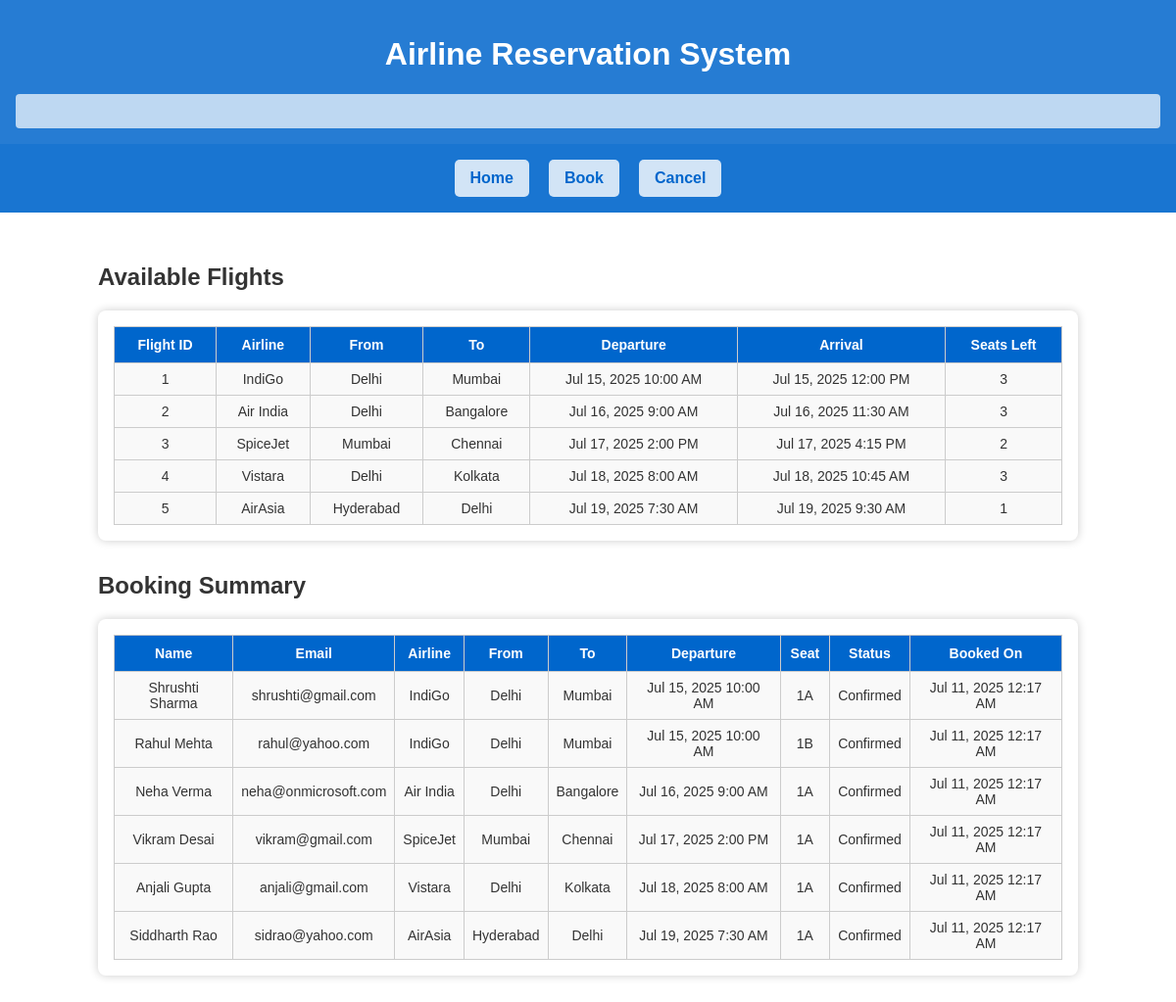
The page / on the database its author committed.
### tables this page shows
CREATE TABLE `Flights` (
  `FlightID` int NOT NULL,
  `Airline` varchar(50) DEFAULT NULL,
  `Origin` varchar(50) DEFAULT NULL,
  `Destination` varchar(50) DEFAULT NULL,
  `DepartureTime` datetime DEFAULT NULL,
  `ArrivalTime` datetime DEFAULT NULL,
  `TotalSeats` int DEFAULT NULL
);

CREATE TABLE `Bookings` (
  `BookingID` int NOT NULL,
  `CustomerID` int DEFAULT NULL,
  `FlightID` int DEFAULT NULL,
  `BookingDate` datetime DEFAULT CURRENT_TIMESTAMP,
  `Status` enum('Confirmed','Cancelled') DEFAULT 'Confirmed'
);

CREATE TABLE `Customers` (
  `CustomerID` int NOT NULL,
  `FullName` varchar(100) NOT NULL,
  `Email` varchar(100) NOT NULL,
  `Phone` varchar(15) DEFAULT NULL,
  `PassportNo` varchar(20) DEFAULT NULL
);

### index.php (the view, shortened to what this page needs)
<?php
include 'db.php';
?>
<!DOCTYPE html>
<html>
<head>
    <link rel="stylesheet" href="style.css">
</head>
<body>
<div class="overlay">
    <header>
        <h1>Airline Reservation System</h1>
        <div class="scrolling-text" data-text="✈️ Fly With Us Today!! ✈️"></div>
    </header>
    <nav>
        <a href="index.php">Home</a>
        <a href="book.php">Book</a>
        <a href="cancel.php">Cancel</a>
    </nav>
    <main>
        <h2>Available Flights</h2>
        <?php
        $result = mysqli_query($conn, "
            SELECT F.*,
                   (F.TotalSeats - COUNT(S.SeatID)) AS SeatsAvailable
            FROM Flights F
            LEFT JOIN Seats S ON F.FlightID = S.FlightID AND S.IsBooked = TRUE
            GROUP BY F.FlightID
            HAVING SeatsAvailable > 0
            ORDER BY F.DepartureTime
        ");
        if (mysqli_num_rows($result) > 0) {
            echo "<div class='table-box'><table><tr>
                    <th>Flight ID</th><th>Airline</th><th>From</th><th>To</th>
                    <th>Departure</th><th>Arrival</th><th>Seats Left</th>
                  </tr>";
            while ($row = mysqli_fetch_assoc($result)) {
                echo "<tr>
                        <td>{$row['FlightID']}</td>
                        <td>{$row['Airline']}</td>
                        <td>{$row['Origin']}</td>
                        <td>{$row['Destination']}</td>
                        <td>" . date('M j, Y g:i A', strtotime($row['DepartureTime'])) . "</td>
                        <td>" . date('M j, Y g:i A', strtotime($row['ArrivalTime'])) . "</td>
                        <td>{$row['SeatsAvailable']}</td>
                      </tr>";
            }
            echo "</table></div>";
        } else {
            echo "<p>No flights available.</p>";
        }
        ?>
        <h2>Booking Summary</h2>
        <?php
        $query = "
            SELECT
                C.FullName,
                C.Email,
                F.Airline,
                F.Origin,
                F.Destination,
                F.DepartureTime,
                B.BookingDate,
                B.Status,
                (SELECT SeatNumber FROM Seats WHERE BookingID = B.BookingID LIMIT 1) AS SeatNumber
            FROM Bookings B
            JOIN Customers C ON B.CustomerID = C.CustomerID
            JOIN Flights F ON B.FlightID = F.FlightID
            WHERE B.Status = 'Confirmed'
            ORDER BY B.BookingDate DESC
        ";
        $result = mysqli_query($conn, $query);
        if (mysqli_num_rows($result) > 0) {
            echo "<div class='table-box'><table><tr>
                    <th>Name</th><th>Email</th><th>Airline</th><th>From</th><th>To</th>
                    <th>Departure</th><th>Seat</th><th>Status</th><th>Booked On</th>
                  </tr>";
            while ($row = mysqli_fetch_assoc($result)) {
                echo "<tr class='booking-highlight'>
                        <td>{$row['FullName']}</td>
                        <td>{$row['Email']}</td>
                        <td>{$row['Airline']}</td>
                        <td>{$row['Origin']}</td>
                        <td>{$row['Destination']}</td>
                        <td>" . date('M j, Y g:i A', strtotime($row['DepartureTime'])) . "</td>
                        <td>{$row['SeatNumber']}</td>
                        <td>{$row['Status']}</td>
                        <td>" . date('M j, Y g:i A', strtotime($row['BookingDate'])) . "</td>
                      </tr>";
            }
            echo "</table></div>";
        } else {
            echo "<p>No bookings found.</p>";
        }
        ?>
    </main>
</div>
</body>
</html>

### style.css (style rules this page uses)
body { font-family: Arial, sans-serif; margin: 0; padding: 0; color: #333; background: url('Airplane.png') no-repeat center center fixed; background-size: cover; }
.overlay { background-color: rgba(255, 255, 255, 0.1); min-height: 100vh; }
header { background-color: rgba(0, 102, 204, 0.85); color: white; padding: 1rem; text-align: center; position: relative; }
.scrolling-text { overflow: hidden; height: 35px; margin-top: 10px; background: rgba(255, 255, 255, 0.7); color: #0066cc; font-weight: bold; font-size: 16px; line-height: 35px; border-radius: 4px; position: relative; }
.scrolling-text::before { content: attr(data-text); position: absolute; white-space: nowrap; animation: scroll-left 25s linear infinite; left: 100%; }
nav { background-color: rgba(0, 102, 204, 0.9); padding: 1rem; display: flex; justify-content: center; gap: 20px; }
nav a { background-color: #ffffffcc; color: #0066cc; padding: 10px 16px; border-radius: 5px; text-decoration: none; font-weight: bold; transition: background-color 0.3s ease; }
main { padding: 2rem; max-width: 1000px; margin: auto; }
.table-box, .form-box { background-color: white; border-radius: 8px; padding: 1rem; margin-bottom: 2rem; box-shadow: 0 0 10px rgba(0,0,0,0.2); overflow-x: auto; }
table { width: 100%; border-collapse: collapse; font-size: 14px; }
th { background-color: #0066cc; color: white; padding: 10px; }
td { background-color: #f9f9f9; padding: 8px; text-align: center; word-wrap: break-word; }
table, th, td { border: 1px solid #ccc; }

### index.php (style rules this page uses)
.booking-highlight { background-color: #e8f5e9; }

### rows shown on the page
flights: FlightID "1", Airline "IndiGo", Origin "Delhi", Destination "Mumbai", DepartureTime "Jul 15, 2025 10:00 AM", ArrivalTime "Jul 15, 2025 12:00 PM", SeatsAvailable "3"
flights: FlightID "2", Airline "Air India", Origin "Delhi", Destination "Bangalore", DepartureTime "Jul 16, 2025 9:00 AM", ArrivalTime "Jul 16, 2025 11:30 AM", SeatsAvailable "3"
flights: FlightID "3", Airline "SpiceJet", Origin "Mumbai", Destination "Chennai", DepartureTime "Jul 17, 2025 2:00 PM", ArrivalTime "Jul 17, 2025 4:15 PM", SeatsAvailable "2"
flights: FlightID "4", Airline "Vistara", Origin "Delhi", Destination "Kolkata", DepartureTime "Jul 18, 2025 8:00 AM", ArrivalTime "Jul 18, 2025 10:45 AM", SeatsAvailable "3"
flights: FlightID "5", Airline "AirAsia", Origin "Hyderabad", Destination "Delhi", DepartureTime "Jul 19, 2025 7:30 AM", ArrivalTime "Jul 19, 2025 9:30 AM", SeatsAvailable "1"
bookings: CustomerID.FullName "Shrushti Sharma", CustomerID.Email "shrushti@gmail.com", FlightID.Airline "IndiGo", FlightID.Origin "Delhi", FlightID.Destination "Mumbai", FlightID.DepartureTime "Jul 15, 2025 10:00 AM", SeatNumber "1A", Status "Confirmed", BookingDate "Jul 11, 2025 12:17 AM"
bookings: CustomerID.FullName "Rahul Mehta", CustomerID.Email "rahul@yahoo.com", FlightID.Airline "IndiGo", FlightID.Origin "Delhi", FlightID.Destination "Mumbai", FlightID.DepartureTime "Jul 15, 2025 10:00 AM", SeatNumber "1B", Status "Confirmed", BookingDate "Jul 11, 2025 12:17 AM"
bookings: CustomerID.FullName "Neha Verma", CustomerID.Email "neha@onmicrosoft.com", FlightID.Airline "Air India", FlightID.Origin "Delhi", FlightID.Destination "Bangalore", FlightID.DepartureTime "Jul 16, 2025 9:00 AM", SeatNumber "1A", Status "Confirmed", BookingDate "Jul 11, 2025 12:17 AM"
bookings: CustomerID.FullName "Vikram Desai", CustomerID.Email "vikram@gmail.com", FlightID.Airline "SpiceJet", FlightID.Origin "Mumbai", FlightID.Destination "Chennai", FlightID.DepartureTime "Jul 17, 2025 2:00 PM", SeatNumber "1A", Status "Confirmed", BookingDate "Jul 11, 2025 12:17 AM"
bookings: CustomerID.FullName "Anjali Gupta", CustomerID.Email "anjali@gmail.com", FlightID.Airline "Vistara", FlightID.Origin "Delhi", FlightID.Destination "Kolkata", FlightID.DepartureTime "Jul 18, 2025 8:00 AM", SeatNumber "1A", Status "Confirmed", BookingDate "Jul 11, 2025 12:17 AM"
bookings: CustomerID.FullName "Siddharth Rao", CustomerID.Email "sidrao@yahoo.com", FlightID.Airline "AirAsia", FlightID.Origin "Hyderabad", FlightID.Destination "Delhi", FlightID.DepartureTime "Jul 19, 2025 7:30 AM", SeatNumber "1A", Status "Confirmed", BookingDate "Jul 11, 2025 12:17 AM"
